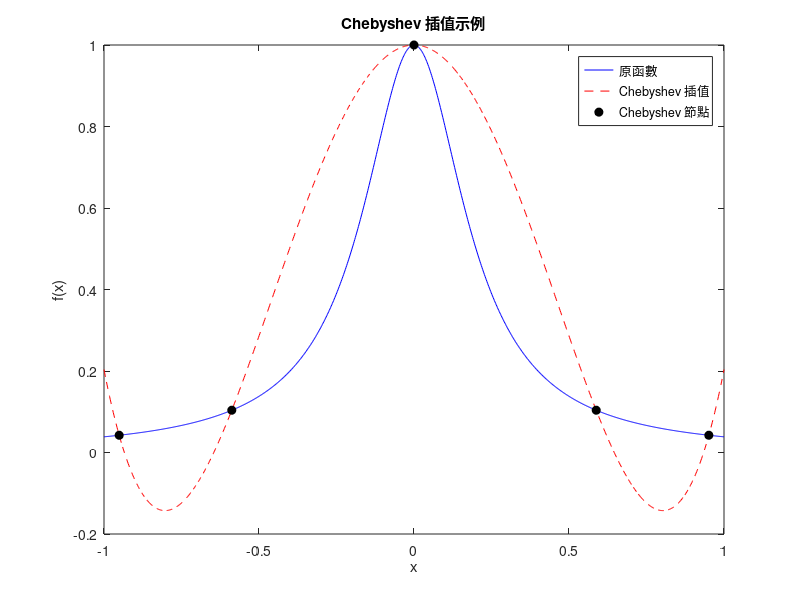

MATLAB code for this plot: (Note: this script raises an error after producing the figure.)
%load test_wo_ans.mat

%count = nnz(mask)

% 定義函數
f = @(x) 1 ./ (1 + 25 * x.^2);

% 節點數
n = 5;

% Chebyshev 節點
x_cheby = cos((2*(0:n-1)+1)/(2*n) * pi);

% 節點上的函數值
y_cheby = f(x_cheby);

% 插值點
x_interp = linspace(-1, 1, 1000);

% 使用 Chebyshev 插值進行插值
p = polyfit(x_cheby, y_cheby, n-1);
y_interp = polyval(p, x_interp);

% 繪圖
figure;
plot(x_interp, f(x_interp), 'b', 'DisplayName', '原函數');
hold on;
plot(x_interp, y_interp, 'r--', 'DisplayName', 'Chebyshev 插值');
plot(x_cheby, y_cheby, 'ko', 'MarkerFaceColor', 'k', 'DisplayName', 'Chebyshev 節點');
legend;
title('Chebyshev 插值示例');
xlabel('x');
ylabel('f(x)');
hold off;
%% 

%%測試資料

U_list = struct('node', '', 'list', []); 
V_list = struct('node', '', 'list', []); 

% 開始進行先序遍歷
pre_order_traversal(mask_quadtree);

function pre_order_traversal(root_node)
    % 初始化計數器
    U_counter1 = 0;
    V_counter1 = 0;
    
    % 遍歷四叉樹的四個子節點
    for k = 1:4
        if ~isempty(root_node(k).children)
            U_counter1 = U_counter1 + 1;
            
            % 更新U_list (最近鄰域節點)
            U_list(U_counter1).node = sprintf('%s%c%lf%s', inputname(1), '(', U_counter1, ').children');
            U_list(U_counter1).list = find_neighbor_nodes(root_node, k);  % 優化：提取邏輯
            
            % 更新V_list (遠場節點)
            V_counter1 = V_counter1 + 1;
            V_list(V_counter1).node = sprintf('%s%c%lf%s', inputname(1), '(', V_counter1, ').children');
            V_list(V_counter1).list = find_far_field_nodes(root_node, k);  % 優化：提取邏輯
            
            % 遞迴遍歷
            pre_order_traversal(root_node(k).children);
        end
    end
end

function neighbor_nodes = find_neighbor_nodes(root_node, current_index)
    % 查找與當前節點相鄰的同層級節點 (最近鄰域)
    neighbor_nodes = [];
    current_node = root_node(current_index);
    for i = 1:4
        if i ~= current_index  % 跳過當前節點本身
            if root_node(i).level == current_node.level && is_adjacent(root_node(i), current_node)
                neighbor_nodes = [neighbor_nodes, root_node(i).children];
            end
        end
    end
end

function far_field_nodes = find_far_field_nodes(root_node, current_index)
    % 查找與當前節點遠場相互作用的節點
    far_field_nodes = [];
    current_node = root_node(current_index);
    for i = 1:4
        if i ~= current_index  % 跳過當前節點本身
            if root_node(i).level == current_node.level && ~is_adjacent(root_node(i), current_node)
                far_field_nodes = [far_field_nodes, root_node(i).children];
            end
        end
    end
end

function adjacent = is_adjacent(node1, node2)
    % 判斷兩個節點是否相鄰
    adjacent = (node1.boundary(1) == node2.boundary(1) || node1.boundary(2) == node2.boundary(1) || ...
                node1.boundary(1) == node2.boundary(2) || node1.boundary(2) == node2.boundary(2)) && ...
               (node1.boundary(3) == node2.boundary(3) || node1.boundary(4) == node2.boundary(3) || ...
                node1.boundary(3) == node2.boundary(4) || node1.boundary(4) == node2.boundary(4));
end



%% 

% 定義結構體數組
U_list(1) = struct('node', 'U1', 'list', [1, 2, 3]);
U_list(2) = struct('node', 'U2', 'list', [4, 5, 6]);
U_list(3) = struct('node', 'U3', 'list', [7, 8, 9]);

% 顯示結構體數組
disp(U_list);
